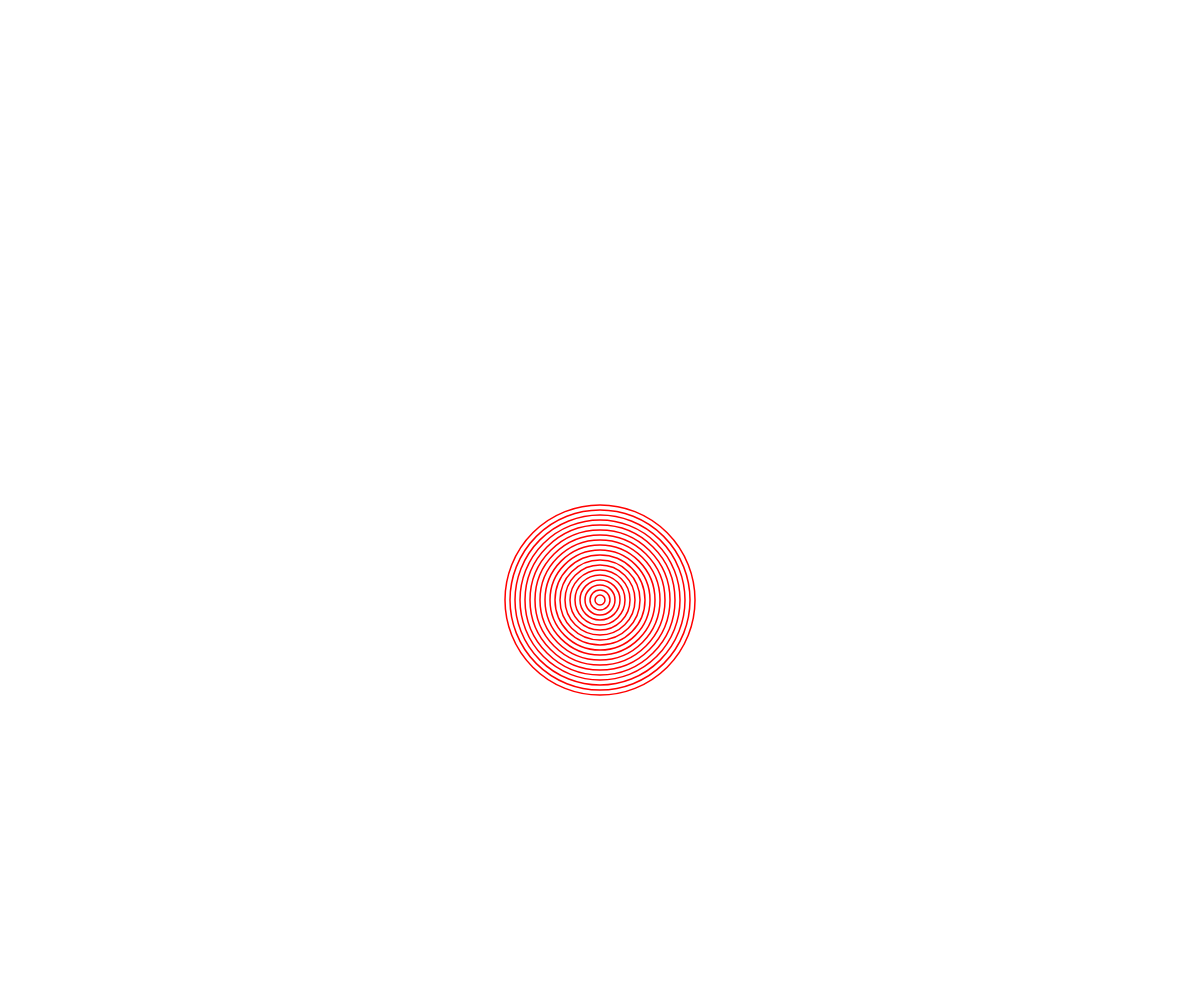
Frame 1 (no input)
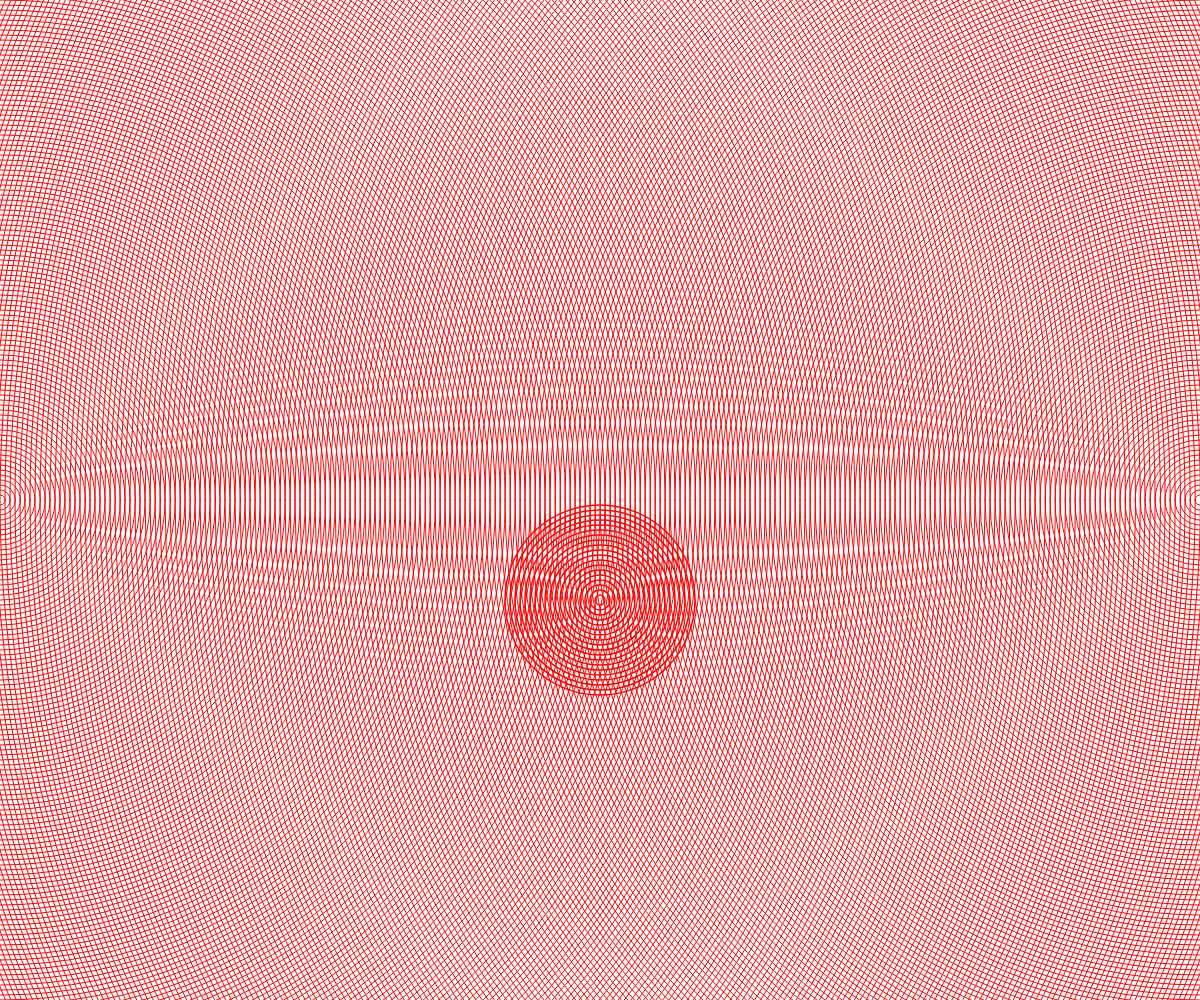
Frame 60 (no input)
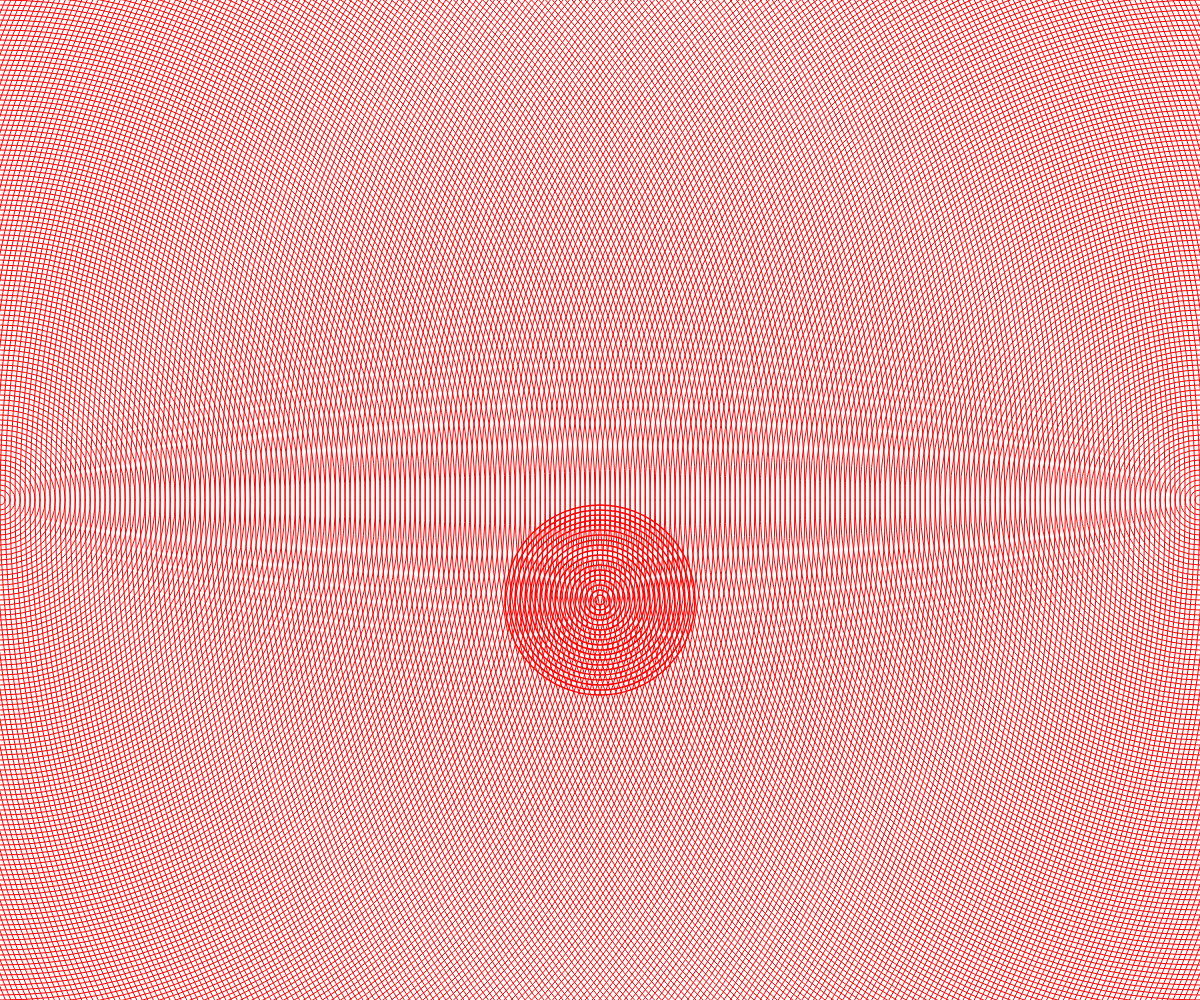
Frame 120 (the mouse pressed at the canvas centre since frame 60)

The p5.js sketch that drew these frames (run headless with seeded random() and noise() and a simulated clock; from frame 60 on, the mouse is pressed at the canvas centre):

// p5.js sketch
// ── sketch.js
let permissionGranted = false;
let cy, cx;

function setup() {
  createCanvas(windowWidth, windowHeight);

  cx = width/2
  cy = width/2
  
  //gyroscope button
  if (
    typeof DeviceOrientationEvent !== "undefined" &&
    typeof DeviceOrientationEvent.requestPermission === "function"
  ) {
    //ios device

    DeviceOrientationEvent.requestPermission()
      .catch(() => {
        let button = createButton("click to allow access to sensors");
        button.style("font-size", "24px");
        button.center();
        button.mousePressed(requestAccess);
        throw error;
      })
      .then(() => {
        permissionGranted = true;
      });
  } else {
    //non ios device

    textSize(48);
    permissionGranted = true;
  }
}

//gyroscope button access
function requestAccess() {
  DeviceOrientationEvent.requestPermission().then((response) => {
    if (response == "granted") {
      permissionGranted = true;
    } else {
      permissionGranted = false;
    }
  });
  this.remove();
}

function draw() {
  if (!permissionGranted) return;

  //background circles
  background(255);
  strokeWeight(1);
  for (var i = 0; i < 3000; i += 10) {
      ellipse(Math.random()/2, windowHeight/2, i);
      ellipse(windowWidth, windowHeight/2, i);
  stroke('red');
  }
  
  //rotationX + rotationY
  const dx = constrain(rotationY, -3, 3);
  const dy = constrain(rotationX, -3, 3);
  cx += dx*2 ;
  cy += dy*2 ;
  cx = constrain(cx, 0, width);
  cy = constrain(cy, 0, height);

  //moving shape
  noFill();
  stroke('red');
  strokeWeight(1.5);
  for (let i = 0; i < 200; i += 10) {ellipse(cx, cy, i, i);
    }
}
